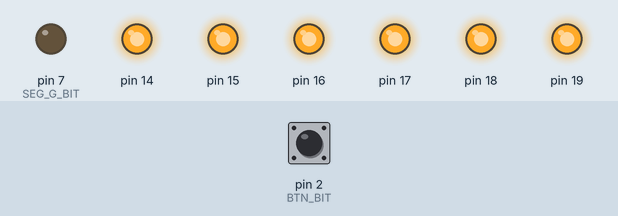
Recording of a sketch running on a simulated Arduino Uno, built with avr-gcc and run on an emulated ATmega328P. Parts: output pins drawn as LEDs (lit = HIGH). Inputs (shaded band) come from the test bench; at power-on: pin 2 (BTN_BIT) LOW.

Above: at 1.2 s.
1.3 s: pin 2 (BTN_BIT) pulled HIGH for 1 s
At 2.4 s:
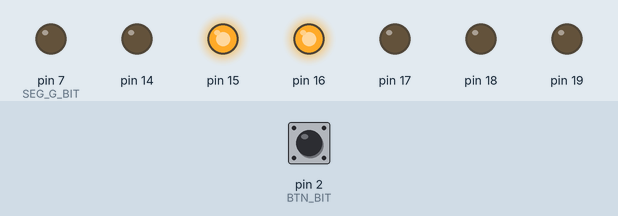
3.8 s: pin 2 (BTN_BIT) pulled HIGH for 3.2 s
At 4.3 s:
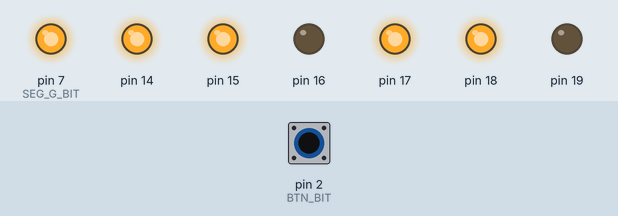
8.5 s: pin 2 (BTN_BIT) pulled HIGH for 1 s
At 9.1 s:
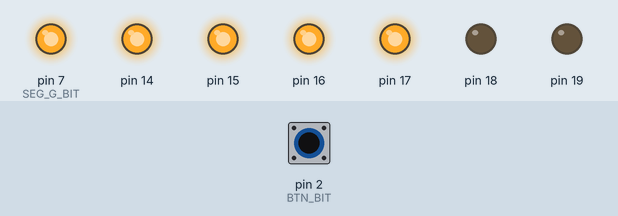
11.0 s: pin 2 (BTN_BIT) pulled HIGH for 3.2 s
At 12.2 s:
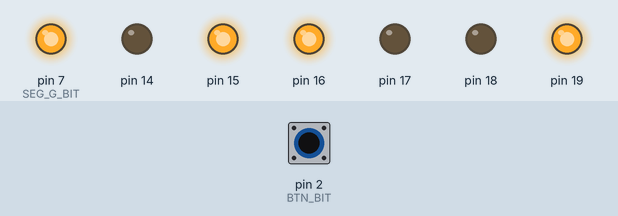
15.7 s: pin 2 (BTN_BIT) pulled HIGH for 1 s
At 17.0 s:
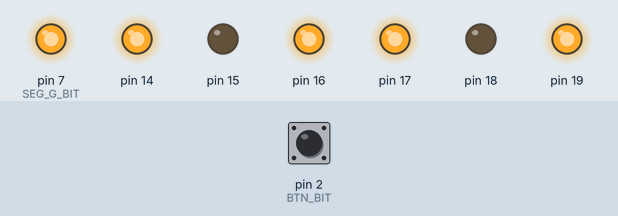
18.2 s: pin 2 (BTN_BIT) driven HIGH
At 18.9 s:
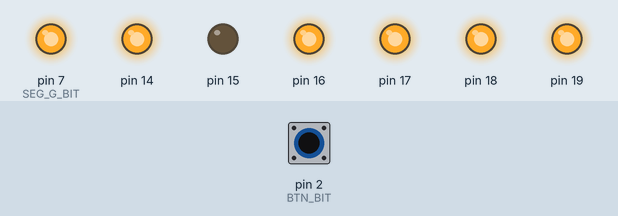
Timing chart, 0 to 20.9 s (numbered marks = the images above; inputs shaded):
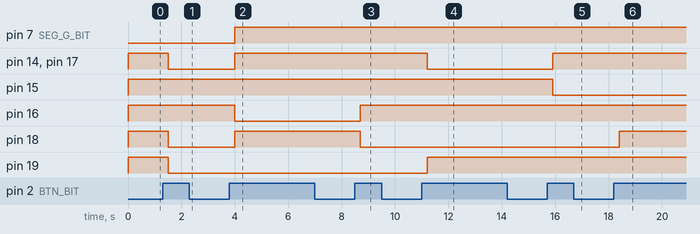

Measured:
- after the input at 1.3 s, pin 14, pin 17–19: HIGH → LOW after 0.20 s
- after the input at 3.8 s, pin 7 (SEG_G_BIT), pin 14, pin 17, pin 18: LOW → HIGH after 0.20 s; pin 16: HIGH → LOW after 0.20 s
- after the input at 8.5 s, pin 16: LOW → HIGH after 0.20 s; pin 18: HIGH → LOW after 0.20 s
- after the input at 11.0 s, pin 14, pin 17: HIGH → LOW after 0.20 s; pin 19: LOW → HIGH after 0.20 s
- after the input at 15.7 s, pin 14, pin 17: LOW → HIGH after 0.20 s; pin 15: HIGH → LOW after 0.20 s
- after the input at 18.2 s, pin 18: LOW → HIGH after 0.20 s

The sketch:

LED7SEG.ino
```cpp
// --- Definiciones de hardware ---
#define BTN_BIT     2        // PD2: botón con pull-down externo
#define SEG_PORT    PORTC    // Segmentos a–f en PORTC
#define SEG_DDR     DDRC
#define SEG_MASK    0x3F     // PC0..PC5 (a..f). El segmento g va en PD7

#define SEG_G_BIT   7        // PD7: segmento g (pin digital 7)

// --- Retardo tosco aproximado ---
void delay_ms(unsigned int ms) {
    while (ms--) {
        // Bucle vacío; no es exacto pero sirve para rebote
        for (volatile unsigned int i = 0; i < 8000U; i++) {
            __asm__ __volatile__("nop");
        }
    }
}

// Tabla de segmentos para dígitos 0–9
// g f e d c b a  (1 = segmento encendido) - display cátodo común
const unsigned char digitLUT[10] = {
    0b00111111, // 0
    0b00000110, // 1
    0b01011011, // 2
    0b01001111, // 3
    0b01100110, // 4
    0b01101101, // 5
    0b01111101, // 6
    0b00000111, // 7
    0b01111111, // 8
    0b01101111  // 9
};

void display_digit(unsigned char digit) {
    if (digit > 9) return;

    unsigned char value = digitLUT[digit];

    // Segmentos a–f en PC0..PC5
    SEG_PORT = (SEG_PORT & ~SEG_MASK) | (value & SEG_MASK);

    // Segmento g en PD7 (bit 6 de value)
    if (value & 0b01000000)
        PORTD |=  (1 << SEG_G_BIT);   // encender g
    else
        PORTD &= ~(1 << SEG_G_BIT);   // apagar g
}

void setup(void) {
    // --- Botón en PD2 como entrada, con pull-down externo ---
    DDRD  &= ~(1 << BTN_BIT);   // PD2 entrada
    PORTD &= ~(1 << BTN_BIT);   // sin pull-up (porque usas pull-down de 10k a GND)

    // --- Segmentos a–f (PC0..PC5) como salidas ---
    SEG_DDR  |= SEG_MASK;       // PC0..PC5 salidas
    SEG_PORT &= ~SEG_MASK;      // todos apagados

    // --- Segmento g (PD7) como salida ---
    DDRD  |=  (1 << SEG_G_BIT);
    PORTD &= ~(1 << SEG_G_BIT);

    // Mostrar 0 al inicio
    display_digit(0);
}

void loop(void) {
    static unsigned char count = 0;

    // Leer botón (pull-down: 0 = suelto, 1 = presionado)
    if (PIND & (1 << BTN_BIT)) {          // ¿está en 1?
        // Esperar por rebote de presión
        delay_ms(20);

        // Confirmar que sigue presionado
        if (PIND & (1 << BTN_BIT)) {
            // --- Pulsación válida: incrementar UNA sola vez ---
            count++;
            if (count > 9) count = 0;
            display_digit(count);

            // Esperar a que SUELTE el botón (mientras esté en 1, no hacemos nada)
            while (PIND & (1 << BTN_BIT)) {
                // bucle bloqueante hasta que deje de presionar
            }

            // Debounce al soltar
            delay_ms(20);
        }
    }

    // Pequeño respiro para no leer demasiado rápido (opcional)
    // delay_ms(1);
}
```
